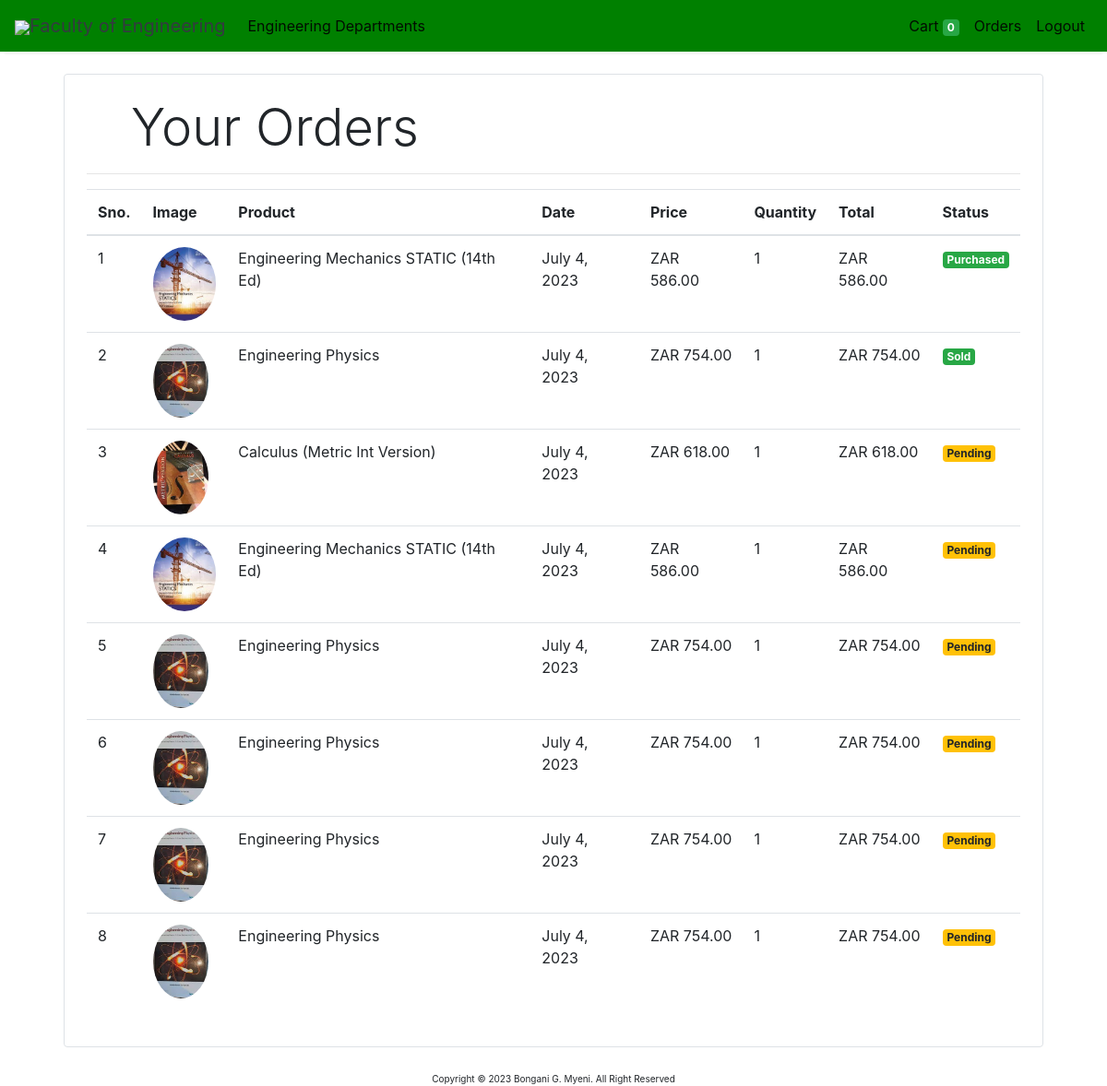
Screenshot of /orders (signed in) with the database file from the repository.
### store/models/orders.py (models this page shows, shortened)
class Order(models.Model):
    product = models.ForeignKey(Products,
                                on_delete=models.CASCADE)
    customer = models.ForeignKey(Customer,
                                 on_delete=models.CASCADE)
    quantity = models.IntegerField(default=1)
    price = models.IntegerField()
    address = models.CharField (max_length=50, default='', blank=True)
    phone = models.CharField (max_length=50, default='', blank=True)
    payment = models.CharField (max_length=50, default='', blank=True)
    option = models.CharField (max_length=50, default='', blank=True)
    date = models.DateField (default=datetime.datetime.today)
    sold = models.BooleanField (default=False)
    purchased = models.BooleanField (default=False)
    @staticmethod
    def get_orders_by_customer(customer_id):
        return Order.objects.filter(customer=customer_id).order_by('-date')

### store/models/product.py (models this page shows, shortened)
class Products(models.Model):
    name = models.CharField(max_length=60)
    price= models.IntegerField(default=0)
    category= models.ForeignKey(Category,on_delete=models.CASCADE,default=1 )
    description= models.CharField(max_length=250, default='', blank=True, null= True)
    image= models.ImageField(upload_to='uploads/products/')

### store/middlewares/auth.py (the view)
    def middleware(request):
        print(request.session.get('customer'))
        returnUrl = request.META['PATH_INFO']
        print(request.META['PATH_INFO'])
        if not request.session.get('customer'):
           return redirect(f'login?return_url={returnUrl}')
        response = get_response(request)
        return response

### store/templatetags/custom_filter.py (called while the page is built)
@register.filter(name='currency')
def currency(number):
    return "ZAR "+str(number)+".00 "

@register.filter(name='multiply')
def multiply(number , number1):
    return number * number1

### store/views/orders.py (called while the page is built)
    def get(self , request ):
        customer = request.session.get('customer')
        orders = Order.get_orders_by_customer(customer)
        print(orders)
        return render(request , 'orders.html'  , {'orders' : orders})

### store/templates/orders.html
{% extends 'base.html' %}
{% block content %}
{% load cart %}
{% load custom_filter %}
<div class="container">
   <div class="border rounded p-4 m-4">
        <p class="display-4 pl-4 ml-4">Your Orders</p>
        <hr>
        <table class="table">
            <thead>
                <tr>
                    <th>Sno.</th>
                    <th>Image</th>
                    <th>Product</th>
                    <th>Date</th>
                    <th>Price</th>
                    <th>Quantity</th>
                    <th>Total</th>
                    <th>Status</th>
                </tr>
            </thead>
            <tbody>
                {% for order in orders %}
                <tr>
                    <td>{{forloop.counter}}</td>
                    <td><img style="height: 80px;" class="rounded-circle" src="{{order.product.image.url}}" alt=""></td>
                    <td>{{order.product.name}}</td>
                    <td>{{order.date}}</td>
                    <td>{{order.price|currency}}</td>
                    <td>{{order.quantity}}</td>
                    <td>{{order.quantity|multiply:order.price|currency}}</td>
                    {% if order.sold %}
                    <td><small class="badge badge-success">Sold</small></td>
                    {% elif order.purchased %}
                    <td><small class="badge badge-success">Purchased</small></td>
                    {%else%}
                    <td><small class="badge badge-warning">Pending</small></td>
                    {% endif %}
                </tr>
                {% endfor %}
            </tbody>
        </table>
   </div>
</div>
{% endblock %}

### store/templates/base.html (shortened to what this page needs)
<!doctype html>
<html lang="en">
<head>
  <link rel="stylesheet" href="https://maxcdn.bootstrapcdn.com/bootstrap/4.0.0/css/bootstrap.min.css"
>
</head>
<body>
<nav class="one-edge-shadow
  navbar navbar-light
  sticky-top navbar
  navbar-expand-lg
  text-white">
    <a class="navbar-brand ms-3 text-dark " href="/">
    <link rel="stylesheet" href="https://use.fontawesome.com/releases/v5.7.0/css/all.css">
    <img src="https://encrypted-tbn0.gstatic.com/images?q=tbn:ANd9GcR6L5513pQTIt5acXqxwakx_mTob7dX1rTfVhaGWjFj_ObSiokW&s" style="width:50px;height:50px,color:text-light;">Faculty of Engineering</a>
    <div class="collapse navbar-collapse" id="navbarSupportedContent">
      <ul class="navbar-nav mr-auto">
        <li class="nav-item active">
          <a class="nav-link" href="/store">Engineering Departments<span class="sr-only">(current)</span></a>
        </li>
          </ul>
      <ul class=" navbar-nav my-2 my-lg-0">
        <li class="nav-item active">
          <a class="nav-link" href="/cart">Cart
            <span class="badge badge-success">{{request.session.cart.keys|length}}</span>
            <span class="sr-only">(current)</span></a>
        </li>
        {% if request.session.customer %}
        <li class="nav-item active ">
          <a class="nav-link" href="/orders">Orders<span class="sr-only">(current)</span></a>
        </li>
        <li class="nav-item active ">
          <a class="nav-link" href="/logout">Logout<span class="sr-only">(current)</span></a>
        </li>
        {% endif %}
      </ul>
    </div>
  </nav>
  {% block content %}{% endblock %}
    <div style="text-align: center; padding-top: 3px; font-size: 10px">
			Copyright © 2023 Bongani G. Myeni. All Right Reserved
		</div>
</body>
</html>

### store/templates/base.html (style rules this page uses)
nav { background-color: green; }
.one-edge-shadow { box-shadow: 0 8px 2px -5px rgb(246, 245, 245); }

### rows the page displays
Order: product.image (picture), product.name "Engineering Mechanics STATIC (14th Ed)", date "July 4, 2023", price "ZAR 586.00", quantity "1", quantity|multiply "ZAR 586.00", sold "Purchased"
Order: product.image (picture), product.name "Engineering Physics", date "July 4, 2023", price "ZAR 754.00", quantity "1", quantity|multiply "ZAR 754.00", sold "Sold"
Order: product.image (picture), product.name "Calculus (Metric Int Version)", date "July 4, 2023", price "ZAR 618.00", quantity "1", quantity|multiply "ZAR 618.00", sold "Pending"
Order: product.image (picture), product.name "Engineering Mechanics STATIC (14th Ed)", date "July 4, 2023", price "ZAR 586.00", quantity "1", quantity|multiply "ZAR 586.00", sold "Pending"
Order: product.image (picture), product.name "Engineering Physics", date "July 4, 2023", price "ZAR 754.00", quantity "1", quantity|multiply "ZAR 754.00", sold "Pending"
Order: product.image (picture), product.name "Engineering Physics", date "July 4, 2023", price "ZAR 754.00", quantity "1", quantity|multiply "ZAR 754.00", sold "Pending"
Order: product.image (picture), product.name "Engineering Physics", date "July 4, 2023", price "ZAR 754.00", quantity "1", quantity|multiply "ZAR 754.00", sold "Pending"
Order: product.image (picture), product.name "Engineering Physics", date "July 4, 2023", price "ZAR 754.00", quantity "1", quantity|multiply "ZAR 754.00", sold "Pending"

### other values shown
{{ request.session.cart.keys|length }} "0"
